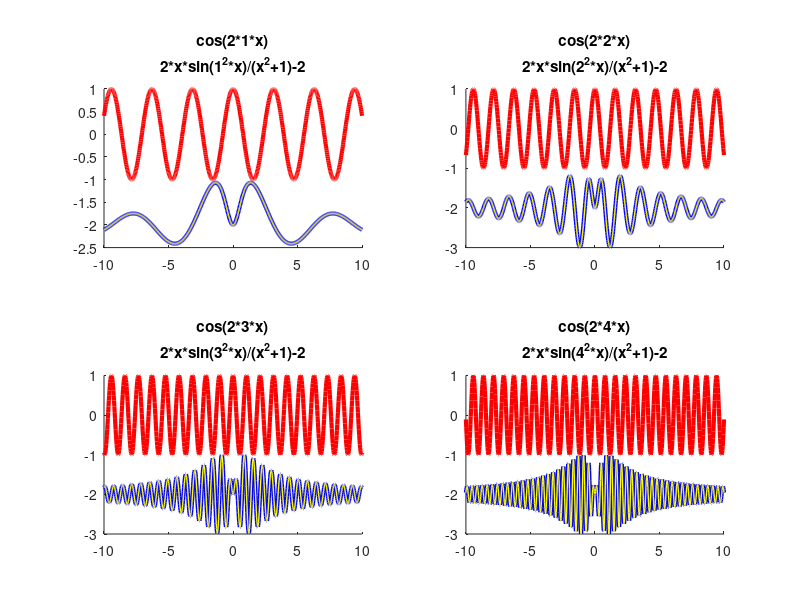

Recreate this plot in MATLAB.
%%%%%%%%%%%%%%%%%%%%%%%%%%%
% Lab Number: 5
% Problem number: 1
% Student Name: Jing-Hong Hu
% Student ID: 109550020
% Email address: henryhu.cs09@nycu.edu.tw
% Department: Computer Science, NYCU
% Date: 5/27/2022
%%%%%%%%%%%%%%%%%%%%%%%%%%%%
% close all windows
% clear variables, and clear screen
close all; clf; clear; clc;

disp('Lab 5 Problem 1.1')  
disp('109550020;Jing-Hong Hu');

x = -10:0.025:10;
y1 = [];
y2 = [];
for i = 1:4
	y1 = [y1; cos(2*i*x)];
	y2 = [y2; 2*x.*sin(i*i*x)./(x.^2+1)-2];
end
for k = 1:-0.01:0
    pause(1/30);
    clf
	for i = 1:4
		subplot(2,2,i);
		yi1 = y1(i, :);
		yi2 = y2(i, :);
		hold on
		plot(x, yi1, 'linewidth', 3, 'Color', 'r');
		plot(x, yi2, 'linewidth', 3, 'Color', 'b');
		y = k.*yi1 + (1-k).*yi2;
		plot(x, y, 'linewidth', 1, 'Color', 'y');
		title(sprintf('cos(2*%d*x)\n2*x*sin(%d^2*x)/(x^2+1)-2', i, i));
	end
    if (k==1)
        input('Press a key to continue...');
    end
end


